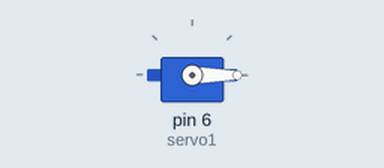
Bench run of a sketch on a simulated Arduino Uno, built with avr-gcc and run on an emulated ATmega328P. Parts: servo.

Above: at 0.05 s.
At 4.05 s:
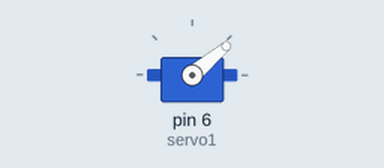
At 8.05 s:
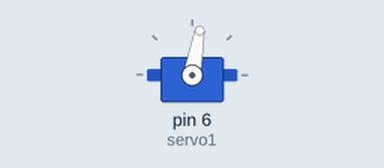
At 16.15 s:
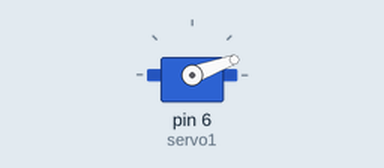
Timing chart, 0 to 23.7 s (numbered marks = the images above):
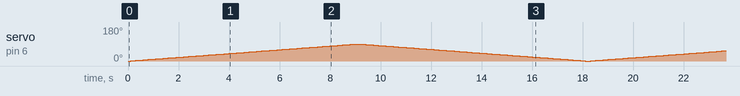

The sketch:

for.ino
```cpp
#include <Servo.h>
Servo servo1;
int pos = 0;

void setup() {
  servo1.attach(6);
}

void loop() {
 for(pos = 0; pos <=90; pos++)
 {
  servo1.write(pos);
  delay(100);
 }

 for(pos = 90; pos >=0; pos--)
 {
  servo1.write(pos);
  delay(100);
 }
}
```
